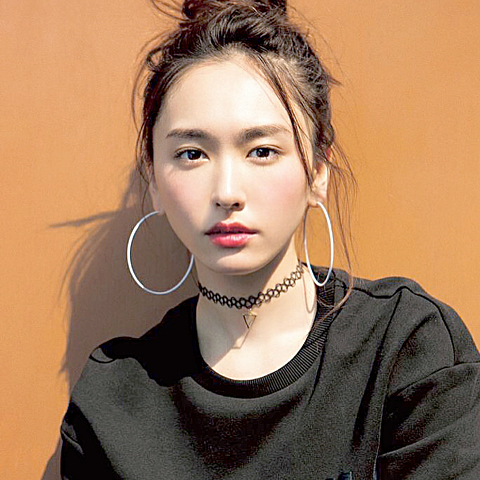
#> input picture image/gakky.png, 480 x 480 px, found by its file name
$ python b.py
#> lines starting #> are read from the running program, lines starting #| are printed output that depends on the picture
import cv2  # <- opencvを使えるようにする

img_path = "image//gakky.png"  # 相対パス

img = cv2.imread(img_path)
#> img is the input picture: shape (480, 480, 3); mean B, G, R 92.6, 122.4, 159.2

# 赤青反転
img_rgb = cv2.cvtColor(img, cv2.COLOR_BGR2RGB)
cv2.imshow('rgb', img_rgb)
cv2.waitKey(0)

# グレースケール
img_gray = cv2.cvtColor(img, cv2.COLOR_BGR2GRAY)
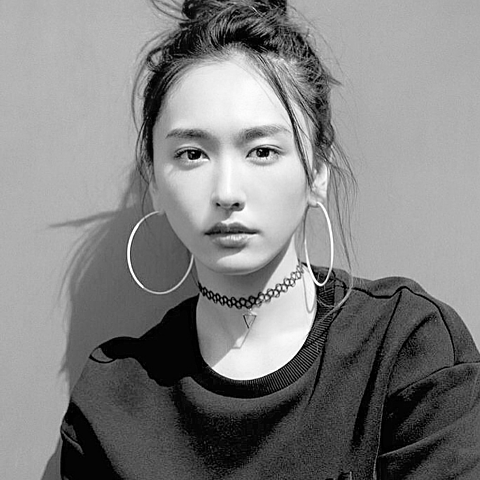
#> img_gray: shape (480, 480); min 0, max 255, mean 130
cv2.imshow('grey', img_gray)
cv2.waitKey(0)

# リサイズ
img_resize = cv2.resize(img, (200,200))
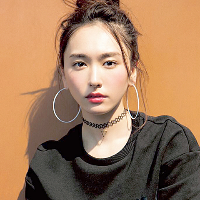
#> img_resize: shape (200, 200, 3); mean B, G, R 92.5, 122.2, 159.1
cv2.imshow('resize', img_resize)
cv2.waitKey(0)

# 回転
img_rotate = cv2.rotate(img, cv2.ROTATE_90_CLOCKWISE)
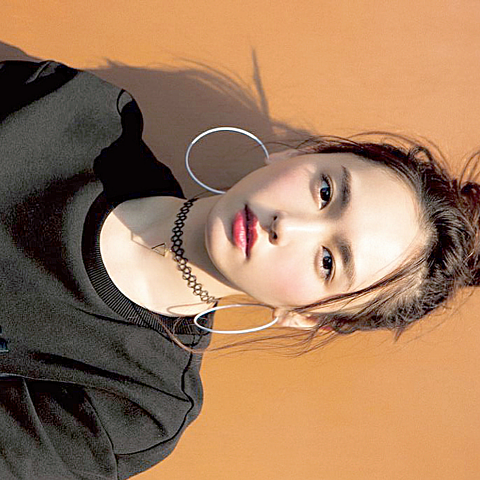
#> img_rotate: shape (480, 480, 3); mean B, G, R 92.6, 122.4, 159.2
cv2.imshow('rotate', img_rotate)
cv2.waitKey(0)
